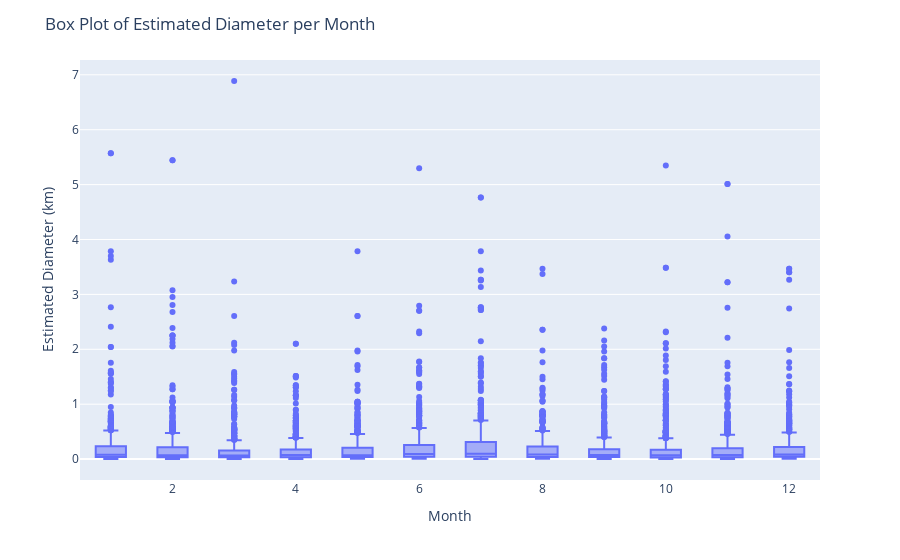

This figure's notebook cell:
### Code cell
import plotly.express as px
import pandas as pd

# Assuming you have a DataFrame called 'df' with columns 'estimated_diameter_kilometers_estimated_diameter_max' and 'close_approach_date'

# Extract the month from the 'close_approach_date' column
#df['month'] = pd.to_datetime(df['close_approach_date']).dt.month

# Create the box plot using Plotly Express
fig = px.box(df, x=pd.to_datetime(df['close_approach_date']).dt.month, y='estimated_diameter_kilometers_estimated_diameter_max', 
             labels={'x': 'Month', 'estimated_diameter_kilometers_estimated_diameter_max': 'Estimated Diameter (km)'})

# Set the title of the plot
fig.update_layout(title='Box Plot of Estimated Diameter per Month')

# Show the plot
fig.show()

### Figure 1 — Plotly figure (JSON) as saved in the notebook; plotly's stock layout.template omitted (floating-point values rounded to 4 significant figures; data arrays with more than 128 entries replaced by an {"elided": "..."} marker saying what was removed)
{"data": [{"alignmentgroup": "True", "hovertemplate": "Month=%{x}<br>Estimated Diameter (km)=%{y}<extra></extra>", "legendgroup": "", "marker": {"color": "#636efa"}, "name": "", "notched": false, "offsetgroup": "", "orientation": "v", "showlegend": false, "type": "box", "x": {"elided": "7951 int values"}, "x0": " ", "xaxis": "x", "y": {"elided": "7951 float values"}, "y0": " ", "yaxis": "y"}], "layout": {"boxmode": "group", "legend": {"tracegroupgap": 0}, "margin": {"t": 60}, "title": {"text": "Box Plot of Estimated Diameter per Month"}, "xaxis": {"anchor": "y", "domain": [0, 1], "title": {"text": "Month"}}, "yaxis": {"anchor": "x", "domain": [0, 1], "title": {"text": "Estimated Diameter (km)"}}}}
